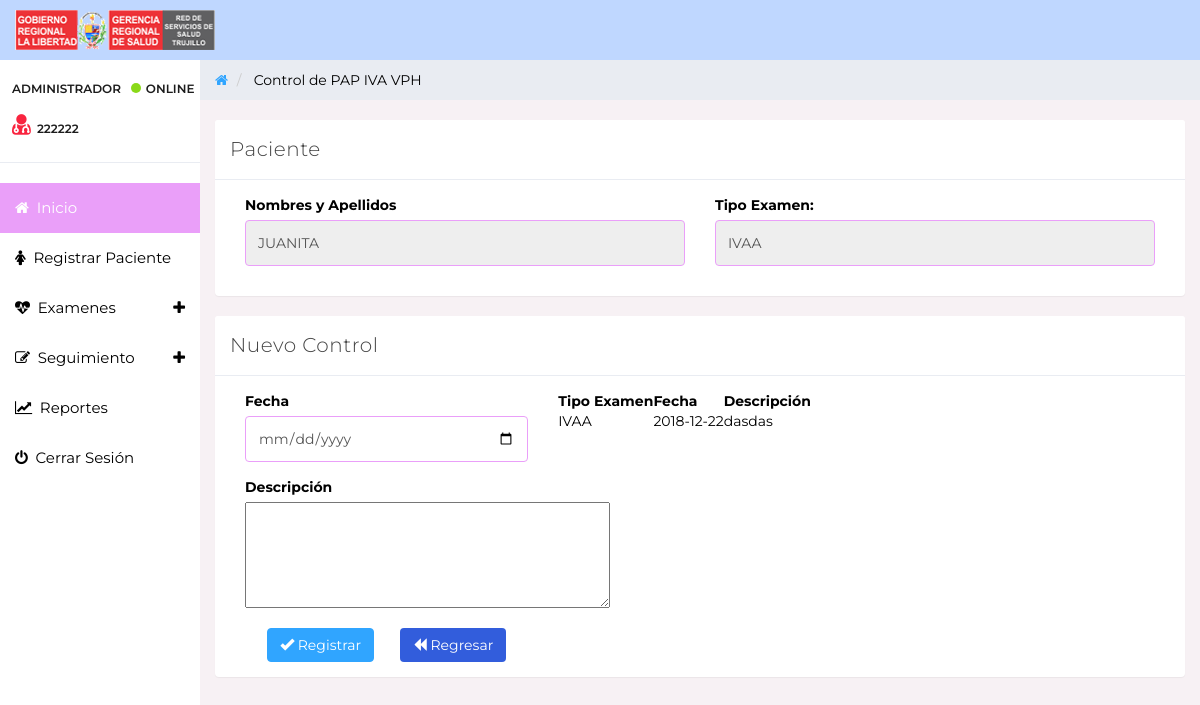
Screenshot of /interfaz/detalle_pap_ivaa.php?id=2 (signed in) with the database file from the repository.
### tables this page shows
CREATE TABLE `usuario` (
  `id` int(11) NOT NULL,
  `nombre` varchar(40) NOT NULL,
  `email` varchar(50) DEFAULT NULL,
  `usuario` int(8) NOT NULL,
  `password` varchar(300) NOT NULL,
  `tipo` varchar(20) NOT NULL,
  `celular` varchar(45) DEFAULT NULL
);

CREATE TABLE `seguimiento_pap_ivaa` (
  `codigoseguimientopapivaa` int(11) NOT NULL,
  `fechaexamen` date NOT NULL,
  `establecimientoreferencia` varchar(100) NOT NULL,
  `establecimientoatencion` varchar(100) NOT NULL,
  `responsable` int(11) NOT NULL,
  `resultados` varchar(50) NOT NULL,
  `referirvph` varchar(2) NOT NULL,
  `tipoexamen` varchar(50) NOT NULL,
  `codigopaciente` int(8) NOT NULL,
  `motivoreferencia` varchar(60) NOT NULL
);

CREATE TABLE `paciente` (
  `dni` int(8) NOT NULL,
  `nombres_apellidos` varchar(50) NOT NULL,
  `fecha_nacimiento` date NOT NULL,
  `edad` int(2) NOT NULL,
  `direccion` varchar(90) DEFAULT NULL,
  `telefono` varchar(12) DEFAULT NULL,
  `telefono2` varchar(20) NOT NULL,
  `grupo_familiar` varchar(45) DEFAULT NULL,
  `historiaclinica` varchar(30) NOT NULL,
  `sis` varchar(30) NOT NULL
);

CREATE TABLE `controles_pap_ivaa` (
  `codigodetalle` int(11) NOT NULL,
  `idpaciente` int(11) NOT NULL,
  `idcontrol` int(11) NOT NULL,
  `fechacontrol` date NOT NULL,
  `descripcion` varchar(100) NOT NULL
);

### entidades/usuario.php (called while the page is built, shortened)
<?php
	class Usuario{
		public function mostrar($id)
		{
			$db= new Conexion();
			$sql="SELECT * FROM usuario WHERE id = '$id' ";
			$resultado = $db->query($sql);
			return $resultado;
		}
	}
 ?>

### entidades/paciente.php (called while the page is built, shortened)
<?php
class Paciente
{
    public function buscarPacienteControles($id){
        $conectar = new Conexion();
        $sql = "SELECT p.nombres_apellidos,se.tipoexamen FROM seguimiento_pap_ivaa as se inner join paciente as p on se.codigopaciente = p.dni
        WHERE se.codigoseguimientopapivaa = $id";
        $result = $conectar->query($sql);
        return $result;
    }
}
?>

### entidades/controlespapivaa.php (called while the page is built, shortened)
<?php
    class ControlesPapivaa{
        public function controlesPaciente($id){
            $conectar = new Conexion();
            $sql = "SELECT se.tipoexamen,cn.fechacontrol,cn.descripcion FROM seguimiento_pap_ivaa as se inner join referencia_papiva as
            rp on se.codigoseguimientopapivaa=rp.codigopapiva
             inner join control_pap_iva as co on rp.idpapiva = co.codigoseguimientopapivaa
                inner join controles_pap_ivaa as cn on co.idcontro_pap_iva = cn.idcontrol
                 WHERE se.codigoseguimientopapivaa = $id";
            $result = $conectar->query($sql);
            return $result;
        }
    }
?>

### interfaz/detalle_pap_ivaa.php (the view, shortened to what this page needs)
<?php
include ('menu.php');
include ('../entidades/paciente.php');
include ('../entidades/controlespapivaa.php');
 ?>
	<div class="col-sm-9 col-sm-offset-3 col-lg-10 col-lg-offset-2 main">
		<div class="row">
			<ol class="breadcrumb">
				<li><a href="#">
						<em class="fa fa-home"></em>
					</a></li>
				<li class="active"></li>
				Control de PAP IVA VPH
			</ol>
		</div>
		<div class="row">
			<br>
		</div>
		<div class="panel panel-default">
		<div class="panel-heading">Paciente</div>
			<div class="panel-body">
				<div class="col-md-6">
				<?php 			$id = $_GET['id'];
								$pacientes = Paciente::constructorvacio();
								$resultados=$pacientes->buscarPacienteControles($id);
						if($fila=mysqli_fetch_array($resultados)){
				?>
						<div class = 'form-group'>
							<label>Nombres y Apellidos</label>
							<input class='form-control' value = '<?php echo $fila['nombres_apellidos'] ?>' disabled>
						</div>
                </div>
				<div class="col-md-6">
				<div class="form-group">
							<label>Tipo Examen: </label>
							 <input class="form-control" value = '<?php echo $fila['tipoexamen']?>' disabled>
						</div>
				</div>
			<?php }?>
            </div>
        </div>
        <div class="panel panel-default">
		<div class="panel-heading">Nuevo Control</div>
			<div class="panel-body">
				<div class="col-md-4">
				<form id="id_form" role="form" method="get" action = "../persistencia/detalleDAO_pap_iva.php";>
						<div class="form-group">
							<label>Fecha </label>
							<input type="date" name="fecha" class="form-control" required>
						</div>
						<div class="form-group">
							<label>Descripción </label>
							<textarea name="descripcion" rows="5" cols="43" required></textarea>
						</div>
            <div class="" align="center">
              <button type="submit" class="btn btn-primary"> <span class="glyphicon glyphicon-ok"></span> Registrar</button>&nbsp;&nbsp;&nbsp;&nbsp;&nbsp;&nbsp;
              <a href="seguimiento_pap_ivaa.php" class="btn btn-return"> <span class="glyphicon glyphicon-backward"></span>  Regresar</a>
            </div>
                </form>
                </div>
				<div class="col-md-8">
				<table id="controles" class="display nowrap">
					<thead>
					<tr>
						<th scope="col">Tipo Examen</th>
     					<th scope="col">Fecha</th>
     					<th scope="col">Descripción</th>
					</tr>
					</thead>
					<tbody>
						<?php
								$id = $_GET['id'];
								$controles = ControlesPapivaa::vacio();
								$resultados=$controles->controlesPaciente($id);
								while ($filas = mysqli_fetch_array($resultados)) {
								?>
									<tr>
									<td><?php echo $filas['tipoexamen']; ?></td>
									<td><?php echo $filas['fechacontrol']; ?></td>
									<td><?php echo $filas['descripcion']; ?></td>
									</tr>
								<?php
								}
						 ?>
					</tbody>
				</table>
				</div>
            </div>
        </div>
	</div>
</body>
</html>

### interfaz/menu_digitador.php (shortened to what this page needs)
<!DOCTYPE html>
<html>
<head>
	<?php require_once "scripts.php"; ?>
  	<link rel="stylesheet" type="text/css" href="https://cdn.datatables.net/v/dt/dt-1.10.18/r-2.2.2/datatables.min.css"/>
  	<link rel="stylesheet" type="text/css" href="https://cdn.datatables.net/v/dt/jszip-2.5.0/dt-1.10.18/b-1.5.4/b-colvis-1.5.4/b-flash-1.5.4/b-html5-1.5.4/b-print-1.5.4/r-2.2.2/datatables.min.css"/>
	<link rel="stylesheet" href="../css/sweetalert2.min.css">
</head>
<body>
  <nav class="navbar navbar-custom navbar-fixed-top" role="navigation">
	  <div class="container-fluid">
	      <div class="navbar-header">
	        <img src="../img/principal.png" alt="">
	      </div>
	  </div>
	</nav>
	  <div id="sidebar-collapse" class="col-sm-3 col-lg-2 sidebar">
	    <div class="profile-sidebar">
	      <div class="profile-usertitle">
					<div class="profile-usertitle-status"><?php echo $fila['tipo']; ?> &nbsp;&nbsp;<span class="indicator label-success" ></span>Online</div>
	        <div class="profile-usertitle-status"><span class="fa fa-xl fa-user-md color-red"  >&nbsp;</span><?php echo $fila['nombre']; ?> </div>
	      </div>
	    </div>
	  <ul class="nav menu">
	        <li class="active"><a href="index.php"><em class="fa fa-home">&nbsp;</em> Inicio</a></li>
	        <li ><a href="registrar_pacientes.php"><em class="fa fa-female">&nbsp;</em> Registrar Paciente</a></li>
	        <li class="parent "><a data-toggle="collapse" href="#sub-item-1">
	            <em class="fa fa-heartbeat">&nbsp;</em> Examenes<span data-toggle="collapse" href="#sub-item-1" class="icon pull-right"><em
	               class="fa fa-plus"></em></span>
	          </a>
	        </li>
	        <li class="parent "><a data-toggle="collapse" href="#sub-item-2">
	            <em class="fa fa-pencil-square-o">&nbsp;</em> Seguimiento<span data-toggle="collapse" href="#sub-item-2" class="icon pull-right"><em
	               class="fa fa-plus"></em></span>
	          </a>
	        </li>
						<li id="idreporte"><a href="reportes.php"><em class="fa fa-line-chart">&nbsp;</em> Reportes</a></li>
	          <li><a href="../controladores/cerrar_sesion.php"><em class="fa fa-power-off">&nbsp;</em> Cerrar Sesión</a></li>
	      </ul>
	</div>

### css/styles.css (style rules this page uses)
body { background: #f7f1f4; padding-top: 60px; font-size: 14px; color: #000000; font-family: "Montserrat", "Helvetica Neue", Helvetica, Arial, sans-serif; }
a, a:hover, a:focus { color: #30a5ff; }
.color-red { color: #f9243f; }
.fa-xl { font-size: 2em; }
input.form-control { border: 1px solid #EA9FF9; box-shadow: none; height: 46px; }
.navbar-custom { background: #BFD7FF; height: 60px; }
.btn-primary, .btn-primary:hover, .btn-primary:focus, .btn-primary:active, .btn-primary.active, .open > .dropdown-toggle.btn-primary, .btn-primary.disabled, .btn-primary[disabled], fieldset[disabled] .btn-primary, .btn-primary.disabled:hover, .btn-primary[disabled]:hover, fieldset[disabled] .btn-primary:hover, .btn-primary.disabled:focus, .btn-primary[disabled]:focus, fieldset[disabled] .btn-primary:focus, .btn-primary.disabled:active, .btn-primary[disabled]:active, fieldset[disabled] .btn-primary:active, .btn-primary.disabled.active, .btn-primary[disabled].active, fieldset[disabled] .btn-primary.active { background-color: #30a5ff; border-color: #30a5ff; }
.label-success { background-color: #8ad919; }
.panel { border: 0; }
.panel-heading { font-size: 20px; font-weight: 300; letter-spacing: 0.025em; height: 60px; line-height: 38px; }
.panel-default .panel-heading { background: #fff; border-bottom: 1px solid #e9ecf2; color: #444444; }
.navbar { border: 0; }
.sidebar { display: block; padding: 0; display: none; box-shadow: none; background: #FFFFFF; }
.sidebar ul { margin: 20px 0px; }
@media (min-width: 768px) { .sidebar { display: block; position: fixed; top: 60px; bottom: 0; left: 0; z-index: 1000; display: block; margin: 0; padding: 0; overflow-x: hidden; overflow-y: auto; } }
@media (min-width: 768px) { .navbar-header { width: 100%; } }
.sidebar ul.nav .active a, .sidebar ul.nav li.parent a.active, .sidebar ul.nav .active > a:hover, .sidebar ul.nav li.parent a.active:hover, .sidebar ul.nav .active > a:focus, .sidebar ul.nav li.parent a.active:focus { color: #fff; background-color: #EA9FF9; }
.sidebar ul.nav li a { height: 50px; font-size: 15px; line-height: 2em; color: #000; }
.profile-sidebar { padding: 10px 0; border-bottom: 1px solid #e9ecf2; }
.indicator { width: 10px; height: 10px; display: inline-block; border-radius: 9999px; margin-right: 5px; }
.profile-usertitle { float: left; text-align: left; margin: 10px 0 0 12px; }
.profile-usertitle-status { text-transform: uppercase; color: #1C1C1C; font-size: 12px; font-weight: 600; margin-bottom: 15px; }
.breadcrumb { border-radius: 0; padding: 10px 15px 10px 15px; background: #e9ecf2; margin: 0; }

### rows the page displays
usuario: tipo "ADMINISTRADOR", nombre "222222"
seguimiento_pap_ivaa: codigopaciente.nombres_apellidos "JUANITA", tipoexamen "IVAA", controles_pap_ivaa.fechacontrol "2018-12-22", controles_pap_ivaa.descripcion "dasdas"
